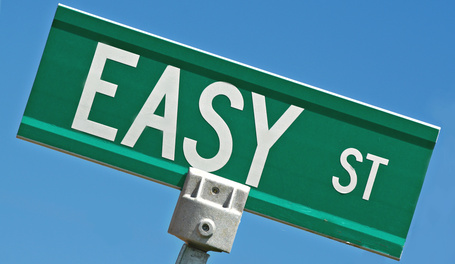
#> input picture test1.jpg, 455 x 264 px
$ python main.py   (older library calls are emulated)
#> lines starting #> are read from the running program, lines starting #| are printed output that depends on the picture; after the words box and inside, x2 and y2 are one past the last pixel; in counts of white or black regions, pixels touching at a corner belong together
### RAofFS/utils/utils.py
#!/usr/local/bin/python
# -*- coding: utf-8 -*-
'''
    **********************************************************************************
    Author:   Ilker GURCAN / Sidharth SADANI
    Date:     2/10/17
    File:     utils
    Comments: Helper functions go here.
    **********************************************************************************
'''

import cv2
import numpy as np
import math


def rgb_2_luv(img_rgb):
    '''
    In case of 8 bit images, R, G, and B are converted to the floating-point
     format and scaled to fit 0 and 1. This outputs 0≤L≤100, −134≤u≤220, −140≤v≤122.
     Then, 8-bit images are converted to L←255/100L,u←255/354(u+134),v←255/262(v+140).

    :param img_rgb: RGB image (numpy array) either 8-bit unsigned-int or 32-bit floating-point
    :return: Luv image with the type input image has
    '''

    print("Image type: %s.\n"
          "Creating Luv Space Representation"
          % img_rgb.dtype.name)
    # print("\n")
    # According to OpenCV documentation, images with type of floating-point is not scaled to the
    # range of [0, 1]. It must be done manually, before calculating its representation
    # in Luv space.
    if img_rgb.dtype == np.float32:
        min_val, max_val, _, _ = cv2.minMaxLoc(img_rgb.ravel())
        if min_val < 0 or max_val > 1.0:
            cv2.normalize(img_rgb, img_rgb, 0.0, 1,0, cv2.NORM_MINMAX, cv2.CV_32FC3)
    luv_img = cv2.cvtColor(img_rgb, cv2.COLOR_BGR2Luv)
    return luv_img


def comp_image_pow(img_luv):
    '''
    Calculates the square root of covariance matrix's trace.
     It is related to the power of the signal (image).
    :param img_luv: Representation of the image in Luv space.
    :return: Power of the image
    '''

    # Each Luv vector (i.e. pixel) is our data point,
    # and covariance between these 3 channels is calculated.
    l = img_luv[:, :, 0].ravel()
    u = img_luv[:, :, 1].ravel()
    v = img_luv[:, :, 2].ravel()
    luv = np.column_stack((l, u, v)).transpose()
    cov_m = np.cov(luv)
    return math.sqrt(np.trace(cov_m))


# [12 lines left out: function comp_8nbh_loc, not called in this run]

### RAofFS/steps/alg_steps.py
'''
    **********************************************************************************
    Author:   Ilker GURCAN / Sidharth SADANI
    Date:     2/10/17
    File:     alg_steps
    Comments: Each step specified in the paper which implementation is based on, is
     coded in this file.
    **********************************************************************************
'''

import operator

# NOTE: Move to global import, this is just for localized testing
from utils.utils import *

UNDER_SEG = 'underSegmentation'
OVER_SEG = 'overSegmentation'
QUANT = 'quantization'
SEG_TABLE = {UNDER_SEG: [0.4, 400, 10],
             OVER_SEG: [0.3, 100, 10],
             QUANT: [0.2, 50, 0]}


def pick_radius(pow_im, user_op):
    '''
    Picks up the radius for search window based on user's preference and image's power

    :param pow_im: Power of the image as calculated in utils.utils module
    :param user_op: One of the user option for choosing radius of the search window
    :return: Search window's radius, # of minimum samples, Minimum # of connected components
    '''
    if user_op is None:
        raise 'User option cannot be empty'
    return pow_im*SEG_TABLE[user_op][0], SEG_TABLE[user_op][1], SEG_TABLE[user_op][2]


def pick_rand_locs(discarded_px):
    '''
    :param discarded_px: A 2D mask storing non-discarded pixels as 1.
     It is a numpy array
    :return: A list of python Tuple of 25 random locations picked from
     among non-discarded pixels
    '''
    row_size, col_size = discarded_px.shape
    # NOTE: Change the req_num_loc = 25
    req_num_loc = 25
    loc_ct = 0
    loc_list = list()
    while loc_ct<req_num_loc:
        rand_row = np.random.randint(0,row_size)
        rand_col = np.random.randint(0,col_size)
        exists = False
        # Neglecting Masked Out Locations
        if discarded_px[rand_row][rand_col] == 0:
            continue
        # Neglecting Already Read Locations
        for r,c in loc_list:
            if rand_row == r and rand_col == c:
                exists = True
                break
        if exists:
            continue

        loc_list.append((rand_row, rand_col))
        loc_ct += 1
    # return None
    # return row_size, col_size
    # print loc_list
    return loc_list


def extract_centroids(locations, img_domain):
    '''
    Extracts 3x3 patches centered around points given by :parameter locations
     and then averages all pixels in each patch to compute every mean.
     Finally, it maps all these mean values into Luv space

    :param locations: (x,y) pair for each location within the feature space
    :param img_domain: 3D image domain
    :return: python Tuple of size 25x3 whose each row is a vector in Luv space
    '''
    row_size, col_size, _ = img_domain.shape
    # print row_size, col_size, "THIS"
    rgb_means = np.empty([0,3], dtype = float)
    for i,j in locations:
        # print "(", i , "," ,j, ")", img_domain[i][j]
        # Computing the mean of the 3x3 windows centered around each of these locations
        pixel_ct = 0
        patch_sum = np.array((0,0,0), dtype = float);
        img_dom32 = np.int32(img_domain)
        for dx in range(-1,2):
            ne_i = i + dx   # Neighbor index, row_coord
            if ne_i < 0 or ne_i >= row_size:
                continue
            for dy in range(-1,2):
                ne_j = j + dy   # Neighbor index col_coord
                if ne_j < 0 or ne_j >= col_size:
                    continue
                pixel_ct += 1
                patch_sum = patch_sum + img_dom32[ne_i][ne_j]
        patch_mean = patch_sum/pixel_ct
        rgb_means = np.vstack((rgb_means,patch_mean))

#        print "(", i , "," ,j, ")", patch_sum
#        print "(", i , "," ,j, ")", patch_mean, "RGB Mean"

    rgb_means = np.uint8(rgb_means)
    # print rgb_means
    rgb_means3D = rgb_means[np.newaxis, :, :]
    # print rgb_means3D, rgb_means3D.shape
    luv_means3D = rgb_2_luv(rgb_means3D)
    # print luv_means3D
    L = luv_means3D[0,:,0]
    U = luv_means3D[0,:,1]
    V = luv_means3D[0,:,2]

    # print L, U, V
    LUV_list = zip(L,U,V)
    LUV_list = list(LUV_list)
    # print LUV_list

    # return None
    return LUV_list


def find_sw(center_locs, img_luv, img_luv_hist, r, discarded_px):
    '''
    Finds the search window containing the highest density of feature vectors.

    :param center_locs: Center location for each candidate search window in feature space
    :param img_luv: 3D feature space
    :param img_luv_hist: LUV Space Histogram, after masking out discarded pixels
    :param r: The length of search window's radius
    :param discarded_px: Discarded Pixels Matrix
    :return: a python Tuple of size 1x3 representing the vector for search window,
     # of features covered by this search window
    '''
    n_pts = len(center_locs)
    # [4 lines of commented-out code are left out]
    in_window = np.zeros([n_pts, n_pts], dtype=np.int32)
    rad = np.int32(r)
    px_ct = list()
    # print img_luv.shape, img_luv_hist.shape, rad
    print("Radius: "+str(rad))
    for i in range(len(center_locs)):
        l = center_locs[i][0]
        u = center_locs[i][1]
        v = center_locs[i][2]
        l_l = 0 if l-rad<=0 else l-rad
        u_l = 255 if l+rad>=255 else l+rad
        l_u = 0 if u-rad<=0 else u-rad
        u_u = 255 if u+rad>=255 else u+rad
        l_v = 0 if v-rad<=0 else v-rad
        u_v = 255 if v+rad>=255 else v+rad
        # print l_l, u_l, l_u, u_u, l_v, u_v
        '''
        # Uncomment this if you want to enforce circular window, much slower
        pixel_ct = 0
        for p in range(l_l,u_l+1):
            for q in range(l_u,u_u+1):
                for r in range(l_v, u_v+1):
                    d_vec = np.array((p-l,q-u,r-v))
                    dist = np.linalg.norm(d_vec)
                    if(dist<=rad):
                        pixel_ct = pixel_ct + img_luv_hist[p,q,r]
        '''
    # NOTE: Using a square window approximation leads to a much faster result
    # if you want to use a circular window approx uncomment the above part of the code
    # but do note, that the results don't change very much
        pixel_ct = np.sum(img_luv_hist[l_l:u_l+1,l_u:u_u+1,l_v:u_v+1])
        px_ct.append(pixel_ct)
    #    print center_locs[i], pixel_ct
    # print px_ct
    idx = np.argmax(px_ct)
    print("Initial Search Location: %s Pixel Count: %s\n" % (str(center_locs[idx]), str(px_ct[idx])))

    return center_locs[idx], np.int32(px_ct[idx])


def comp_mean_shift(start_loc, img_luv_hist, r, stop_crit):
    '''
    Computes location of nearest mode or feature in the distribution.
    Using the mean shift based approach.
    :param start_loc: initial location for search window 1x3 tuple
    :param img_luv_hist: histogram of masked image
    :param r: search window radius
    :param stop_crit: criterion for stopping mean shift iteration
    :return: final center location obtained from convergence of mean shift.
    :return Idx_Mat: Indexing Matrix to allow for fast decision of whether a feature
                    vector belongs within a search window or not
    '''

    print("Beginning Mean Shift")
    rad = np.int32(r)  # Rounding the radius to allow for indexing

    init_loc = start_loc
    # Square Matrix of size R containing On pixels for circles of Radius R
    # So that distances don't need to be computed for each iteration of mean shift
    Idx_Mat = np.zeros([2 * rad + 1, 2 * rad + 1, 2 * rad + 1], dtype=np.uint8)
    for i in range(0, rad + 1):
        for j in range(0, rad + 1):
            for k in range(0, rad + 1):
                dist = (rad - i) ^ 2 + (rad - j) ^ 2 + (rad - k) ^ 2
                dist_rt = np.sqrt(dist)
                if dist_rt <= rad:
                    Idx_Mat[i][j][k] = 1
                    Idx_Mat[i][j][2 * rad - k] = 1
                    Idx_Mat[i][2 * rad - j][k] = 1
                    Idx_Mat[i][2 * rad - j][2 * rad - k] = 1
                    Idx_Mat[2 * rad - i][j][k] = 1
                    Idx_Mat[2 * rad - i][j][2 * rad - k] = 1
                    Idx_Mat[2 * rad - i][2 * rad - j][k] = 1
                    Idx_Mat[2 * rad - i][2 * rad - j][2 * rad - k] = 1

    # Begin iteration
    n_iter = 0
    while True:
        n_iter += 1
        l = init_loc[0]
        u = init_loc[1]
        v = init_loc[2]

        l_l = 0 if l - rad <= 0 else l - rad
        u_l = 255 if l + rad >= 255 else l + rad
        l_u = 0 if u - rad <= 0 else u - rad
        u_u = 255 if u + rad >= 255 else u + rad
        l_v = 0 if v - rad <= 0 else v - rad
        u_v = 255 if v + +rad >= 255 else v + rad

        pmf_sum = 0
        pmf_wt_sum = np.array((0, 0, 0))
        for p in range(l_l, u_l + 1):
            for q in range(l_u, u_u + 1):
                for r in range(l_v, u_v + 1):
                    if Idx_Mat[p - l + rad][q - u + rad][r - v + rad] == 1:
                        pmf_sum = pmf_sum + img_luv_hist[p][q][r]
                        pmf_wt_sum = pmf_wt_sum + np.array((p, q, r)) * img_luv_hist[p][q][r]
                    else:
                        continue

        new_loc = pmf_wt_sum / pmf_sum
        change_vec = init_loc - new_loc
        change = np.linalg.norm(change_vec)

        print("Predicted New Location: %s " % str(new_loc))
        print("Change Vector: %s & Mag. Change: %s" % (str(change_vec), str(change)))

        # Stopping Criterion
        # NOTE: Stopping Criterion in paper makes no sense without histogram bin size as quantization error
        # might exceed the given 0.1
        if change > 3.15:
            init_loc = np.int32(new_loc)
        else:
            break

    final_loc = np.int32(init_loc)
    print("Num Iterations: %d Final Mode/Feature: %s" % (n_iter, str(final_loc)))

    return final_loc, Idx_Mat


def remove_det_feat(feat_ctr, cur_mode, discarded_px, mode_alloc, img_luv, Idx_Mat, r):
    '''
    Removes features that belong to current mode; then updates discarded
     pixels and mode allocation table accordingly.

    :param feats_ctr: Feature Center
    :param cur_mode: Id for current mode to be used with mode_alloc table
    :param discarded_px: A 2D mask storing non-discarded pixels as 1
    :param mode_alloc: A 2D table storing allocated pixels for each mode
    :param img_luv: The luv space image
    :param Idx_Mat: The Matrix mask to check if a pixel belongs to a sphere or not
    :param r: Radius of the search window
    :return: Updated discarded_px, mode_alloc
    '''
    print(feat_ctr)
    Rad = np.int32(r)
    dims = img_luv.shape
    count = 0
    for i in range(0,dims[0]):
        for j in range(0,dims[1]):
            if discarded_px[i][j] == 0:
                continue
            test_feat = img_luv[i,j,:]
            diff_feat = test_feat - feat_ctr
            idx = diff_feat + np.array((Rad,Rad,Rad))
            try:
                if Idx_Mat[idx[0], idx[1], idx[2]] == 1:
                    count += 1
                    # Remove this pixel and it's neighbors
                    # Update discarded mask, alloc mask
                    discarded_px[i][j] = 0
                    mode_alloc[i][j] = cur_mode
                    for l in range(-1,2):
                        for m in range(-1,2):
                            try:
                                if discarded_px[i+l][j+m]==1:
                                    discarded_px[i+l][j+m]=0
                                    mode_alloc[i+l][j+m] = cur_mode
                                    count += 1
                            except:
                                continue
            except:
                # If idx's are out of bounds then they are not inside the search window
                # anyways, so just skip this iteration
                continue
            # print test_feat, "Test Feature", diff_feat, idx
            # break

    print("Removed Pixels: %d" % count)
    return discarded_px, mode_alloc, count


# [80 lines left out: functions det_init_palette, det_fin_palette, not called in this run]

### RAofFS/main.py
'''
    **********************************************************************************
    Author:   Ilker GURCAN / Sidharth SADANI
    Date:     2/10/17
    File:     main
    Comments: This file will have the main loop for
     "Robust Analysis of Feature Spaces: Color Image Segmentation". It is also entry
     point for the application.
    **********************************************************************************
'''


import argparse

from steps.display_res import *
from steps.alg_steps import *


# Configuration options
CONFIG = None


def main():

    print("Welcome to Robust Analysis of Feature Spaces Demonstration!")
    print("OpenCV Version: %s\n" % cv2.__version__)

    # Read the input image
    print("Input Image File: %s\n" % CONFIG.file)
    img_rgb = cv2.imread(CONFIG.file)
#> img_rgb is the input picture: shape (264, 455, 3); mean B, G, R 155.1, 138, 69.7
    no_pixels = img_rgb.shape[0]*img_rgb.shape[1]

    ## Demonstration Purpose Display
    cv2.imshow("Original Image: ", img_rgb)
    cv2.waitKey(0)
    cv2.destroyAllWindows()

    # Convert the image to Luv space, which is our "Feature Space"
    img_luv = rgb_2_luv(img_rgb)
#| Image type: uint8.
#| Creating Luv Space Representation

    # Compute the power of the image
    pow_im = comp_image_pow(img_luv)
#> in comp_image_pow, `cov_m = np.cov(luv)`: cov_m = [[1524.4, 152.9, -463.6], [152.9, 58.01, 33.35], [-463.6, 33.35, 1049.9]]
#> pow_im = 51.31
    print("Power of the Image: %.4f\n" % pow_im)
#| Power of the Image: 51.3058

    # Choose length of the search window's radius
    r, n_min, n_con = pick_radius(pow_im, CONFIG.radiusOp)
#> r = 15.39; n_min = 100; n_con = 10
    print("The search window's radius: %.3f\n" % r)
#| The search window's radius: 15.392

    # Main Loop begins
    print("Main Loop begins...")
    print("***************************************\n")
    cur_mode = -1
    discarded_px = np.ones([img_luv.shape[0], img_luv.shape[1]], dtype=np.uint8)
    mode_alloc = np.ones([img_luv.shape[0], img_luv.shape[1]], dtype=np.int32) * -1

    init_feat_pal = list()

    # for initialization of the while loop
    num_feat_final = 0
    no_free_pixels = no_pixels
    while cur_mode == -1 or num_feat_final > n_min:
        cur_mode += 1
        print("Running segmentation to construct mode: %d" % cur_mode)
        # Run mean shift algorithm from OpenCV

        # Compute LUV Space Histogram
        img_luv_hist = cv2.calcHist([img_luv], [0,1,2], discarded_px,[256,256,256],[0,256,0,256,0,256])

        # Initial search window
        sw_cand = pick_rand_locs(discarded_px)
#> discarded_px: shape (264, 455); every value is 1
        cand_in_fs = extract_centroids(sw_cand, img_rgb)
#| Image type: uint8.
#| Creating Luv Space Representation
#> cand_in_fs = 25 items, first 6: (153, 75, 86), (99, 74, 151), (78, 93, 140), (141, 76, 81), (155, 75, 87), (98, 74, 150)
        sw, num_feat = find_sw(cand_in_fs, img_luv, img_luv_hist, r, discarded_px)
#> in find_sw, `n_pts = len(center_locs)`: n_pts = 25
#> in find_sw, `rad = np.int32(r)`: rad = 15
#| Radius: 15
#> the loop in find_sw, `for i in range(len(center_locs)):` made 25 passes
#> (l, u, v, l_l, u_l, l_u, u_u, l_v) on passes 1 to 8: (153, 75, 86, 138, 168, 60, 90, 71), (99, 74, 151, 84, 114, 59, 89, 136), (78, 93, 140, 63, 93, 78, 108, 125), (141, 76, 81, 126, 156, 61, 91, 66), (155, 75, 87, 140, 170, 60, 90, 72), (98, 74, 150, 83, 113, 59, 89, 135), (141, 76, 81, 126, 156, 61, 91, 66), (155, 75, 87, 140, 170, 60, 90, 72)
#> after the loop in find_sw, `for i in range(len(center_locs)):`: px_ct = 25 values, max 58453 at index 9, min 1602 at index 19, mean 37031.1
#> in find_sw, `idx = np.argmax(px_ct)`: idx = 9
#| Initial Search Location: (146, 76, 82) Pixel Count: 58453.0
#> sw = (146, 76, 82); num_feat = 58453

         # Initial Mean Shift Iteration
        feat_ctr, Idx_Mat = comp_mean_shift(sw, img_luv_hist, r, 0.1)
#> in comp_mean_shift, `rad = np.int32(r)`: rad = 15
#> in comp_mean_shift, `init_loc = start_loc`: init_loc = (146, 76, 82)
#> the loop in comp_mean_shift, `while True:` made 1 pass
#> (l, u, v, l_l, u_l, l_u, u_u, l_v) on pass 1: (146, 76, 82, 131, 161, 61, 91, 67)
#> (printed output is left out)
#> after the loop in comp_mean_shift, `while True:`: n_iter = 1
#> in comp_mean_shift, `final_loc = np.int32(init_loc)`: final_loc = [146, 76, 82]
#| Num Iterations: 1 Final Mode/Feature: [146  76  82]
#> feat_ctr = [146, 76, 82]
        feats_covered = None

        # Remove detected features from both spaces (image+feature)
        discarded_px, mode_alloc, num_feat_final = remove_det_feat(feat_ctr,
                                                                   cur_mode,
                                                                   discarded_px,
                                                                   mode_alloc,
                                                                   img_luv,
                                                                   Idx_Mat,
                                                                   r)
#| [146  76  82]
#> in remove_det_feat, `Rad = np.int32(r)`: Rad = 15
#> after the loop in remove_det_feat, `for i in range(0,dims[0]):`:
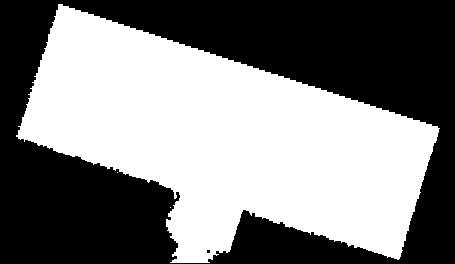
#> discarded_px: shape (264, 455); values 0 (black) and 1 (white), 50% white; 3 white regions (2 under 20 px), largest, box (x1, y1, x2, y2) and area: (16, 4, 440, 263) 60026
#> after the loop in remove_det_feat, `for i in range(0,dims[0]):`: count = 60092
#| Removed Pixels: 60092
#> num_feat_final = 60092

        init_feat_pal.append(feat_ctr)
        no_free_pixels = no_free_pixels - num_feat_final
#> no_free_pixels = 60028

        ## Stepwise Image Display
        mode_disp = ((mode_alloc+1)*255)/(cur_mode+1)
        mode_disp = np.uint8(mode_disp)
        # cv2.imshow("Original Image", img_rgb)
        cv2.imshow("Current Segmentation Result", mode_disp)
        cv2.waitKey(0)
        cv2.destroyAllWindows()

        if no_free_pixels <= 40:
            break
        # if cur_mode == 4:
        #    break
    print("Main Loop ends...")
    print("***************************************")
    # End of while-Loop

    # The list of initial feature centers
    print("Initial Feature Palette: %s \nNum Modes: %d" % (str(list(init_feat_pal)), len(init_feat_pal)))

    # Defining Feature-Palette
    palette = det_init_palette(mode_alloc, n_min, cur_mode+1)
    init_pal_alloc = np.copy(mode_alloc)
    for p in range(cur_mode+1):
        if not (p in palette):
            not_mode_idx = mode_alloc == p
            init_pal_alloc[not_mode_idx] = -1
    disp_res(img_rgb, init_pal_alloc, len(palette))
    cv2.waitKey(0)
    cv2.destroyAllWindows()
    mode_alloc = det_fin_palette(r,
                                 init_feat_pal,
                                 img_luv,
                                 mode_alloc,
                                 cur_mode+1)
    disp_res(img_rgb, mode_alloc, cur_mode+1)
    cv2.waitKey(0)
    cv2.destroyAllWindows()

    # Post-processing


if __name__ == "__main__":

    parser = argparse.ArgumentParser()
    # Add all configuration options here.
    parser.add_argument(
        '--file',
        type=str,
        default='../test1.jpg',
        help='Image file on which RAofFS will be applied'
    )
    parser.add_argument(
        '--radiusOp',
        type=str,
        default=OVER_SEG,
        help='Option for choosing search window\'s size. Options are:\n'
             + UNDER_SEG + '\n'
             + OVER_SEG + '\n'
             + QUANT + '\n'
             'Default is ' + OVER_SEG
    )
    CONFIG, _ = parser.parse_known_args()
    main()
